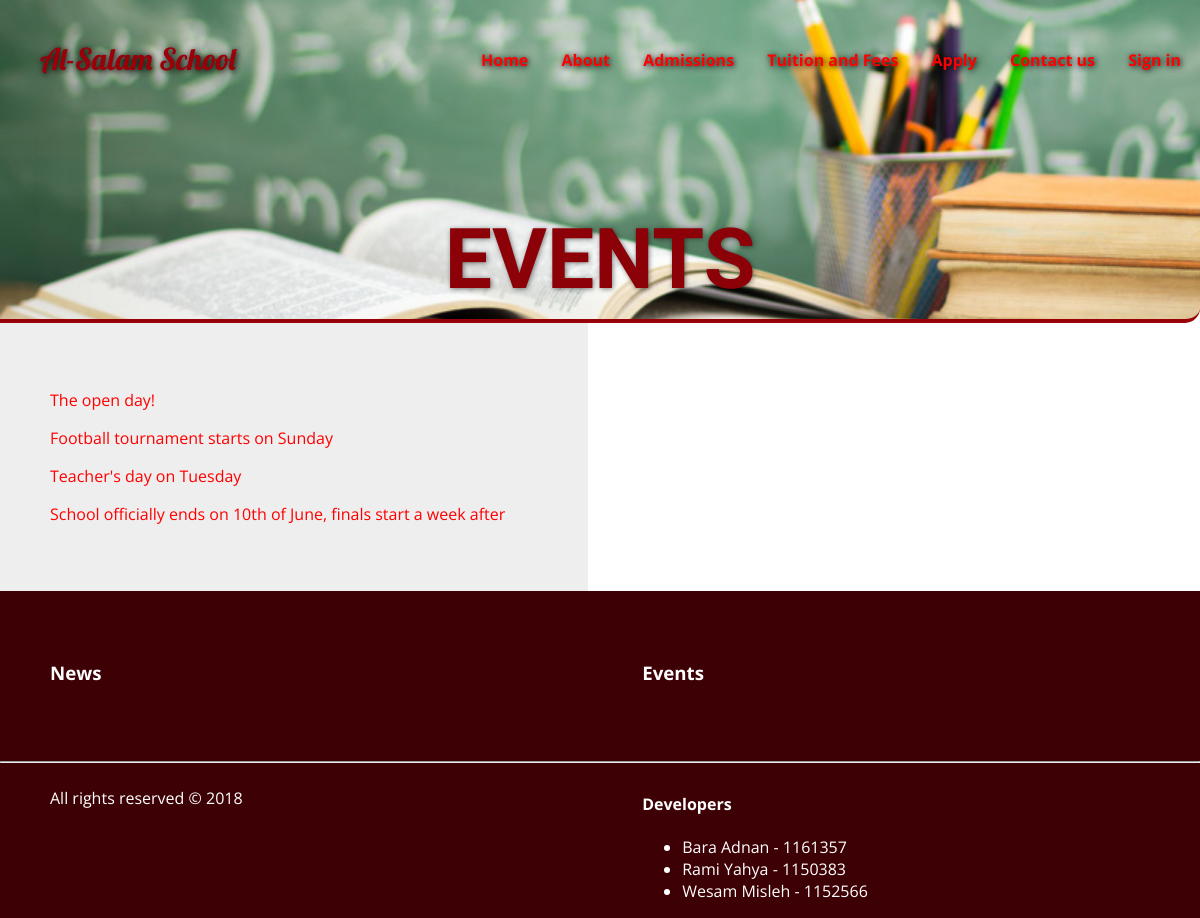
Screenshot of /events.php with the database file from the repository.
### tables this page shows
CREATE TABLE IF NOT EXISTS `events` (
  `eventID` int(11) NOT NULL,
  `short_story` varchar(1000) NOT NULL,
  `full_story` varchar(10000) NOT NULL
);

### src/php/DatabaseAPI.php (called while the page is built, shortened)
<?php
class Database
{
    private static $conn = null;
    public function __construct()
    {
        $dbName = '' ;
        $dbHost = 'studentswebprojects.ritaj.ps';
        $dbUsername = '';
        $dbUserPassword = '';
        try {
            self::$conn = new PDO('mysql:host='.$dbHost.';dbname='.$dbName, $dbUsername, $dbUserPassword);
            self::$conn->setAttribute(PDO::ATTR_ERRMODE, PDO::ERRMODE_EXCEPTION);
        }
        catch(PDOException $e)
        {
            echo "Connection failed: " . $e->getMessage();
        }
    }
    public function select($arr, $table, $cond, $group, $having, $order, $limit)
    {
        $stmt = "select ";
        $stmt .= implode(", ", $arr);
        if ($cond != null)
        {
            $stmt .= " from " . $table . " where " . $cond;
        }
        else
        {
            $stmt .= " from " . $table;
        }
        if($order != null)
        {
            $stmt .= " order by " . $order;
        }
        $sql = self::$conn->prepare($stmt);
        $sql->execute();
        return $sql->fetchAll(PDO::FETCH_ASSOC);
    }
}
?>

### src/events.php (the view)
<?php
  require_once('php/header.php');
?>
    <main class="bg">
      <section class="full-width styledMain">
        <h1>Events</h1>
      </section>
    </main>
    <main class="maincontent half" id="maCont">
    <?php
      require_once 'php/DatabaseAPI.php';
      $db = new Database();
      $data = $db->select(array("short_story", "full_story"), "events", null, null, null, "eventID desc", null);
      foreach($data as $event)
      {
        echo '<p><a value="' . $event['full_story'] . '">' . $event['short_story'] . '</a></p>';
      }
    ?>
    </main>
    <div class="half" id="expand"></div>
<?php
  require_once('php/footer.php');
?>

### src/css/main.css (style rules this page uses)
body { margin: 0; font-family: 'Open Sans', sans-serif; }
a { color: white; text-decoration: none; }
.bg { padding-top: 200px; background: url('../images/header.jpg'); background-size: cover; background-position: center; height: auto; border-style: solid; border-color: #990008; border-width: 0px 0px 4px 0px; border-radius: 0px 0px 15px 0px; }
main { width: 100%; }
main > section { box-sizing: border-box; padding: 10px }
.full-width { width: 100%; }
.styledMain h1 { font-family: 'Signika', cursive; font-size: 7vw; margin: 0; text-align: center; color: #8c0007; text-shadow: 1px 1px 5px rgba(0,0,0,0.5); text-transform: uppercase; }
::placeholder { color: #990008; opacity: 1; }
.maincontent { padding: 20px 20px; background: #eee; box-sizing: border-box; }
.half { padding: 50px; vertical-align: top; width: 49%; display: inline-block; box-sizing: border-box; }
#expand { color: #3d0004; font-weight: bold; }
main > p > a { color: red; }

### rows the page displays
events: short_story "The open day!"
events: short_story "Football tournament starts on Sunday"
events: short_story "Teacher's day on Tuesday"
events: short_story "School officially ends on 10th of June, finals start a week after"
